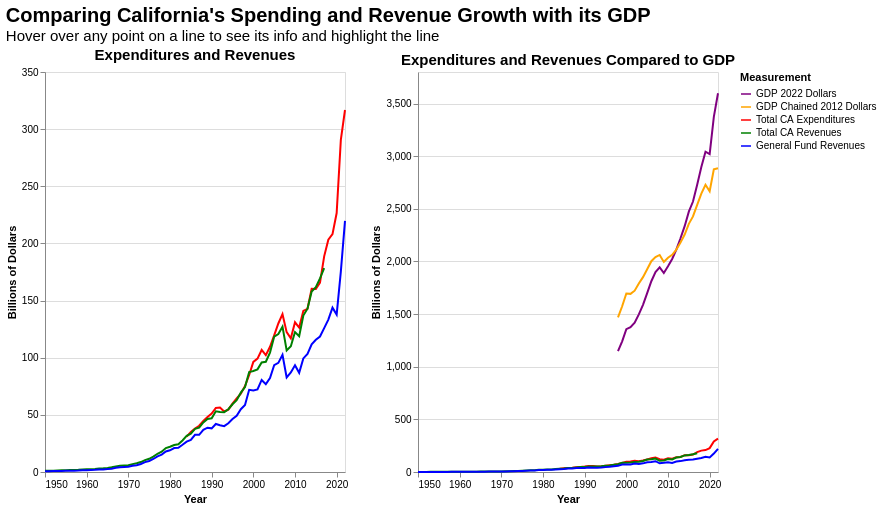

Here is the Vega-Lite specification saved for this chart:
### Vega-Lite specification from a JSON file in a GitHub repository (floating-point values rounded to 4 significant figures; data arrays with more than 128 entries replaced by an {"elided": "..."} marker saying what was removed)
{"usermeta": {"embedOptions": {"theme": "fivethirtyeight"}}, "config": {"view": {"continuousWidth": 300, "continuousHeight": 300}}, "hconcat": [{"data": {"name": "data-816a37533ecc6f8d182c51d0ef437a4e"}, "mark": {"type": "line"}, "encoding": {"color": {"field": "Measurement", "legend": null, "scale": {"domain": ["Total CA Expenditures", "Total CA Revenues", "General Fund Revenues"], "range": ["red", "green", "blue"]}, "type": "nominal"}, "x": {"axis": {"grid": false}, "field": "Fiscal Year", "title": "Year", "type": "temporal"}, "y": {"field": "yaxis", "title": "Billions of Dollars", "type": "quantitative"}}, "height": 400, "title": {"text": "Expenditures and Revenues", "fontSize": 15}, "width": 300}, {"data": {"name": "data-6d10572db41dd1938641d9cb50bbd861"}, "mark": {"type": "line"}, "encoding": {"color": {"field": "Measurement", "scale": {"domain": ["GDP 2022 Dollars", "GDP Chained 2012 Dollars", "Total CA Expenditures", "Total CA Revenues", "General Fund Revenues"], "range": ["purple", "orange", "red", "green", "blue"]}, "type": "nominal"}, "tooltip": [{"field": "Measurement", "title": "Measurement", "type": "nominal"}, {"field": "Fiscal Year", "title": "Year", "type": "temporal"}, {"field": "Dollars", "format": "$,.2f", "title": "Dollars", "type": "quantitative"}], "x": {"axis": {"grid": false}, "field": "Fiscal Year", "title": "Year", "type": "temporal"}, "y": {"field": "yaxis", "scale": {"domain": [0, 3800]}, "title": "Billions of Dollars", "type": "quantitative"}}, "height": 400, "title": {"text": "Expenditures and Revenues Compared to GDP", "fontSize": 15}, "width": 300}], "resolve": {"scale": {"color": "independent"}}, "title": {"text": "Comparing California's Spending and Revenue Growth with its GDP", "fontSize": 20, "subtitle": "Hover over any point on a line to see its info and highlight the line", "subtitleFontSize": 15}, "$schema": "https://vega.github.io/schema/vega-lite/v5.8.0.json", "datasets": {"data-816a37533ecc6f8d182c51d0ef437a4e": {"elided": "219 records"}, "data-6d10572db41dd1938641d9cb50bbd861": {"elided": "365 records"}}}
